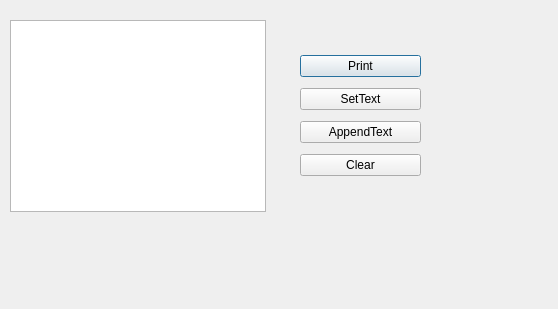
<?xml version="1.0" encoding="UTF-8"?>
<ui version="4.0">
 <class>Dialog</class>
 <widget class="QDialog" name="Dialog">
  <property name="geometry">
   <rect>
    <x>0</x>
    <y>0</y>
    <width>558</width>
    <height>309</height>
   </rect>
  </property>
  <property name="windowTitle">
   <string>Dialog</string>
  </property>
  <widget class="QTextBrowser" name="textbrow_Test">
   <property name="geometry">
    <rect>
     <x>10</x>
     <y>20</y>
     <width>256</width>
     <height>192</height>
    </rect>
   </property>
  </widget>
  <widget class="QWidget" name="verticalLayoutWidget">
   <property name="geometry">
    <rect>
     <x>300</x>
     <y>50</y>
     <width>121</width>
     <height>131</height>
    </rect>
   </property>
   <layout class="QVBoxLayout" name="verticalLayout">
    <item>
     <widget class="QPushButton" name="btn_Print">
      <property name="text">
       <string>Print</string>
      </property>
     </widget>
    </item>
    <item>
     <widget class="QPushButton" name="btn_setText">
      <property name="text">
       <string>SetText</string>
      </property>
     </widget>
    </item>
    <item>
     <widget class="QPushButton" name="btn_appendText">
      <property name="text">
       <string>AppendText</string>
      </property>
     </widget>
    </item>
    <item>
     <widget class="QPushButton" name="btn_Clear">
      <property name="text">
       <string>Clear</string>
      </property>
     </widget>
    </item>
   </layout>
  </widget>
 </widget>
 <resources/>
 <connections/>
</ui>
